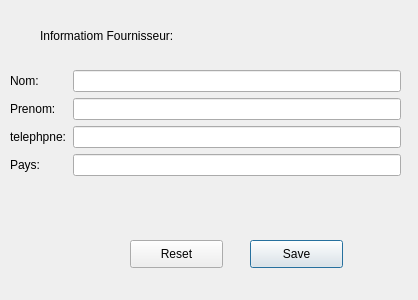
<?xml version="1.0" encoding="UTF-8"?>
<ui version="4.0">
 <class>AjouterFournisseur</class>
 <widget class="QDialog" name="AjouterFournisseur">
  <property name="geometry">
   <rect>
    <x>0</x>
    <y>0</y>
    <width>418</width>
    <height>300</height>
   </rect>
  </property>
  <property name="windowTitle">
   <string>Dialog</string>
  </property>
  <widget class="QPushButton" name="btnSave2">
   <property name="geometry">
    <rect>
     <x>250</x>
     <y>240</y>
     <width>93</width>
     <height>28</height>
    </rect>
   </property>
   <property name="text">
    <string>Save</string>
   </property>
  </widget>
  <widget class="QPushButton" name="btnReset2">
   <property name="geometry">
    <rect>
     <x>130</x>
     <y>240</y>
     <width>93</width>
     <height>28</height>
    </rect>
   </property>
   <property name="text">
    <string>Reset</string>
   </property>
  </widget>
  <widget class="QWidget" name="formLayoutWidget">
   <property name="geometry">
    <rect>
     <x>10</x>
     <y>70</y>
     <width>391</width>
     <height>131</height>
    </rect>
   </property>
   <layout class="QFormLayout" name="formLayout">
    <item row="0" column="0">
     <widget class="QLabel" name="label">
      <property name="text">
       <string>Nom:</string>
      </property>
     </widget>
    </item>
    <item row="0" column="1">
     <widget class="QLineEdit" name="txtNomFournisseur"/>
    </item>
    <item row="1" column="0">
     <widget class="QLabel" name="label_2">
      <property name="text">
       <string>Prenom:</string>
      </property>
     </widget>
    </item>
    <item row="1" column="1">
     <widget class="QLineEdit" name="txtPrenomFournisseur"/>
    </item>
    <item row="2" column="0">
     <widget class="QLabel" name="label_4">
      <property name="text">
       <string>telephpne:</string>
      </property>
     </widget>
    </item>
    <item row="2" column="1">
     <widget class="QLineEdit" name="txtTel"/>
    </item>
    <item row="3" column="0">
     <widget class="QLabel" name="label_3">
      <property name="text">
       <string>Pays:</string>
      </property>
     </widget>
    </item>
    <item row="3" column="1">
     <widget class="QLineEdit" name="txtPaysFournisseur"/>
    </item>
   </layout>
  </widget>
  <widget class="QLabel" name="lblInfo">
   <property name="geometry">
    <rect>
     <x>120</x>
     <y>210</y>
     <width>261</width>
     <height>20</height>
    </rect>
   </property>
   <property name="text">
    <string/>
   </property>
  </widget>
  <widget class="QLabel" name="label_5">
   <property name="geometry">
    <rect>
     <x>40</x>
     <y>20</y>
     <width>221</width>
     <height>31</height>
    </rect>
   </property>
   <property name="text">
    <string>Informatiom Fournisseur:</string>
   </property>
  </widget>
 </widget>
 <resources/>
 <connections/>
</ui>
